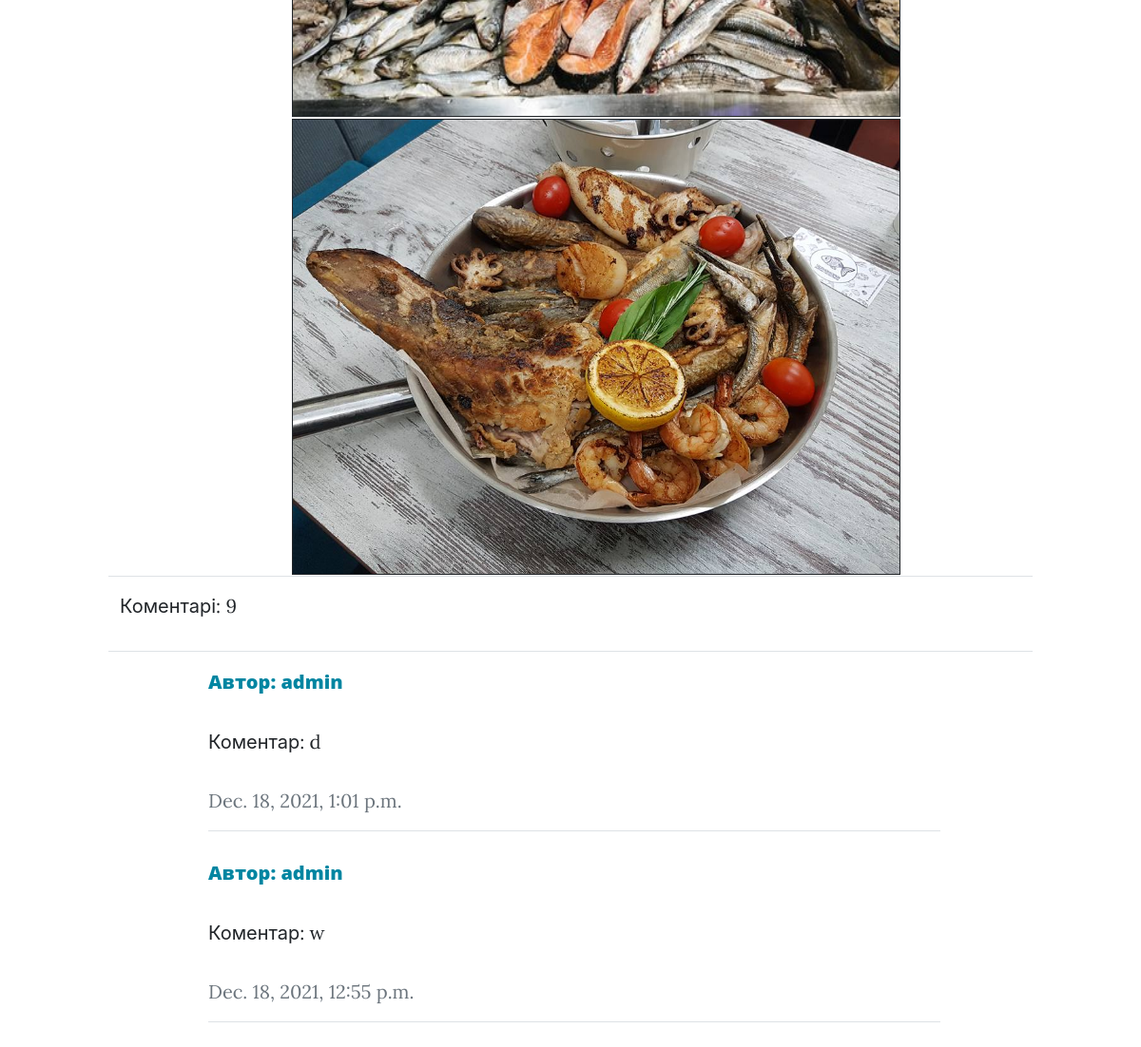
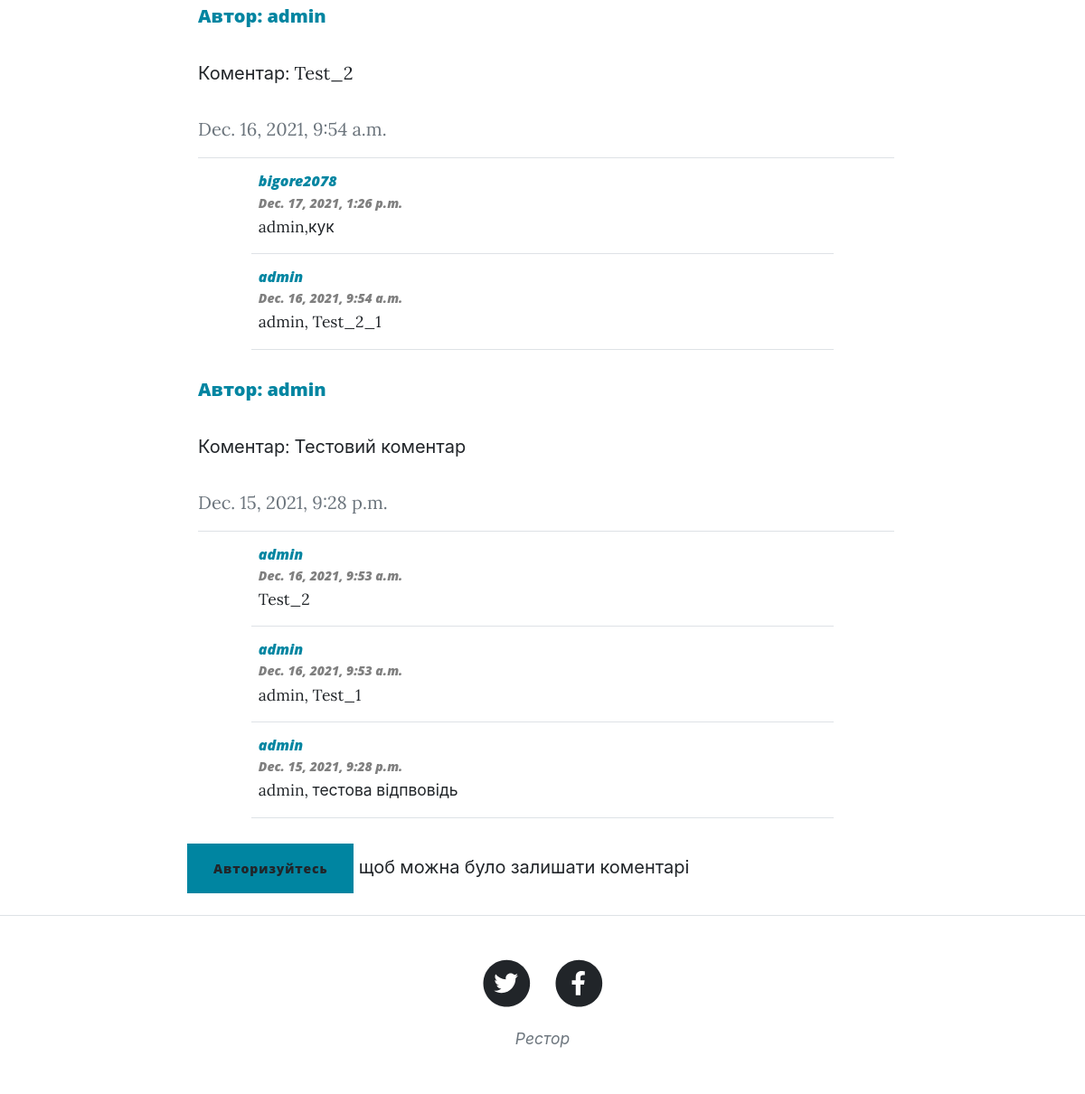
/post/10 (lower part), run on an earlier commit of the app's database (2 pictures, top to bottom).
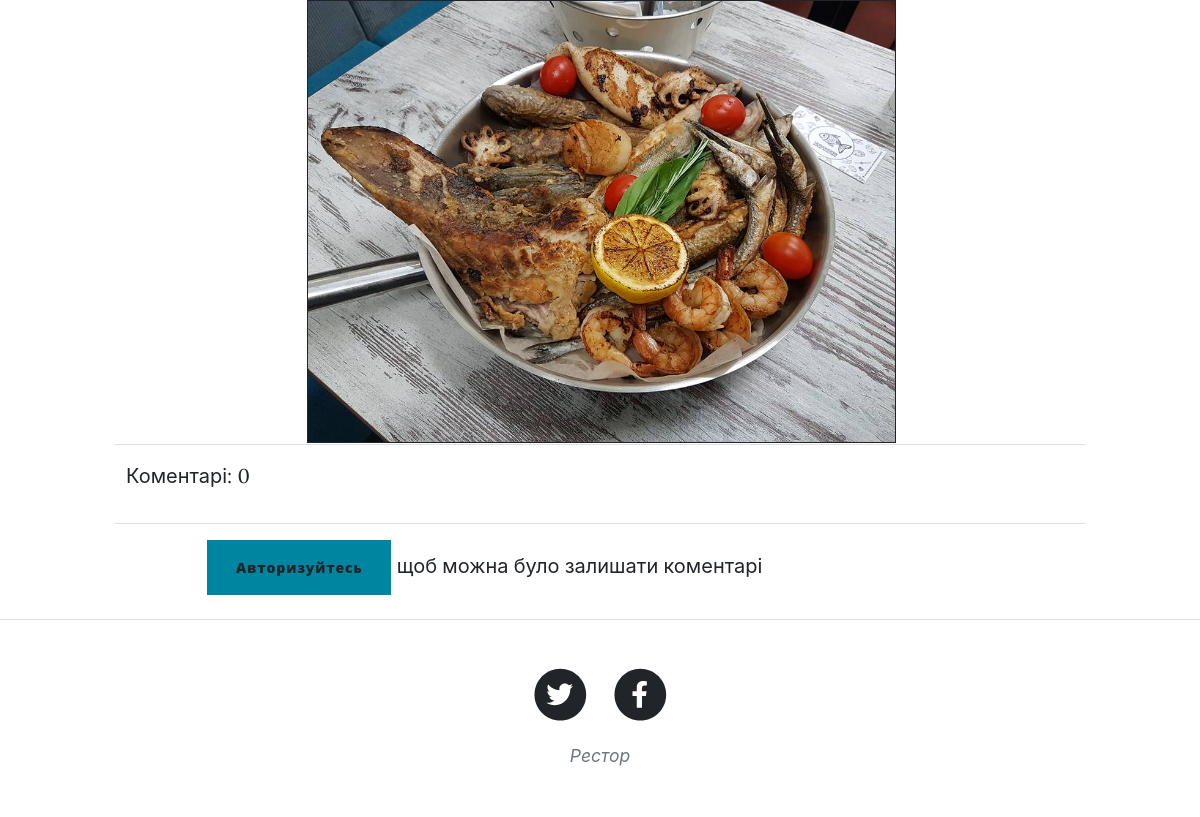
And on a later commit of the database.
### main_app/models.py (models this page shows, shortened)
class Post(models.Model):
    categories = models.ForeignKey('Category', verbose_name='Категорія', on_delete=models.SET_NULL, null=True)
    title = models.CharField('Назва', max_length=250)
    anons = models.CharField("Анонс", max_length=250)
    full_text = RichTextUploadingField("Стаття")
    date = models.DateTimeField('дата опублікування')
    def get_review(self):
        return self.comment_post.filter(parent__isnull=True)

class Comment(models.Model):
    post = models.ForeignKey(Post, related_name='comment_post', on_delete=models.CASCADE, blank=True, null=True)
    user = models.ForeignKey(User, on_delete=models.CASCADE, verbose_name="Автор коментаря", blank=True, null=True)
    create_data = models.DateTimeField(auto_now=True)
    body = models.TextField(verbose_name='Текст коментаря', max_length=450)
    status = models.BooleanField(verbose_name="Статус коментаря", default=False)
    parent = models.ForeignKey('self', null=True, blank=True, on_delete=models.CASCADE)
    def get_children(self):
        return Comment.objects.filter(parent=self)
    class Meta:
        ordering = ['-create_data']

### main_app/views.py (the view, shortened to what this page needs)
# urls.py: path('post/<int:pk>', NewsDetailView.as_view(), name='news-detail'),
class NewsDetailView(FormMixin, DetailView):
    model = Post
    template_name = 'detail_post.html'
    context_object_name = 'detail_post'
    form_class = CommentForm

### main_app/templates/detail_post.html (shortened to what this page needs)
{% extends 'base.html' %}
{% block content %}
<article class="mb-4">
    <div class="container px-4 px-lg-5">
        <div class="row gx-4 gx-lg-5 justify-content-center">
            <div class="col-md-10 col-lg-8 col-xl-7">
                <p>{{detail_post.full_text|safe}}</p>
            </div>
        </div>
        <div class="container px-4 px-lg-5">
            <div class="row d-flex justify-content-center">
                <hr>
        <p>Коментарі: {{detail_post.comment_post.all.count}}</p>
        <hr>
                {% for item in detail_post.get_review %}
                <div class="col-md-10">
                    <div class="card p-1 mb-2">
                        <div class="d-flex flex-column ms-2">
                            <h5 class="mb-1 text-primary">Автор: {{ item.user }}</h5>
                            <p class="fst-normal">Коментар: {{ item.body }}</p>
                            <div class="d-flex justify-content-between">
                                <div class="d-flex flex-row"> <span class="text-muted fw-normal fs-10">{{ item.create_data}}</span></div>
                            </div>
                            <hr>
                        </div>
                        {% for replay in item.get_children %}
                        <div class="row d-flex justify-content-sm-around">
                            <div class="col-md-10">
                                <div class="d-flex flex-column ms-2">
                                    <h6 class="mb-1 text-primary fst-italic">{{ replay.user }}</h6>
                                    <h6 class="mb-1 text-secondary text-black-50"><i> <small>{{ replay.create_data}}</small></i></h6>
                                    <small class="fst-normal">{{ replay.body }}</small>
                                </div>
                                <hr>
                            </div>
                        </div>
                    {% endfor %}
                    </div>
                </div>
            {% endfor %}
        </div>
    </div>
    <div class="container px-4 px-lg-5">
        <div class="row d-flex justify-content-center">
            <div class="col-md-10">
            {% if request.user.is_authenticated %}
                    <p>Додати коментар</p>
                    <form action="{% url 'add_review' detail_post.id %}" id="add_form" method="post">
                        {% csrf_token %}
                        <input type="hidden" maxlength="4" name="parent" id="contactparent" value="">
                        <textarea class="form-control border" rows="5" maxlength="450" minlength="20" class="col-md-10" name="body" id="contactcomment" required=""></textarea>
                    </form>
                    <p><button form="add_form" type="submit" class="btn btn-primary">Додати</button></p>
            {% else %}
                <button form="{{forms}}" type="submit" class="btn btn-primary">
                    <a href="{% url 'login' %}">Авторизуйтесь</a>
                </button>
                щоб можна було залишати коментарі
            {% endif %}
            </div>
        </div>
    </div>
</article>
{% endblock %}

### main_app/templates/base.html (shortened to what this page needs)
{% load static %}
<!DOCTYPE html>
<html lang="en">
<head>
    <link href="{% static 'css\styles.css' %}" rel="stylesheet" type="text/css"/>
</head>
<body>
{% block content %}{% endblock %}
<footer class="border-top">
    <div class="container px-4 px-lg-5">
        <div class="row gx-4 gx-lg-5 justify-content-center">
            <div class="col-md-10 col-lg-8 col-xl-7">
                <ul class="list-inline text-center">
                    <li class="list-inline-item">
                        <a href="#!">
                                    <span class="fa-stack fa-lg">
                                        <i class="fas fa-circle fa-stack-2x"></i>
                                        <i class="fab fa-twitter fa-stack-1x fa-inverse"></i>
                                    </span>
                        </a>
                    </li>
                    <li class="list-inline-item">
                        <a href="#!">
                                    <span class="fa-stack fa-lg">
                                        <i class="fas fa-circle fa-stack-2x"></i>
                                        <i class="fab fa-facebook-f fa-stack-1x fa-inverse"></i>
                                    </span>
                        </a>
                    </li>
                </ul>
                <div class="small text-center text-muted fst-italic">Рестор</div>
            </div>
        </div>
    </div>
</footer>
</body>
</html>

What changed in the data, as far as the page shows it:
removed Comment: user "admin", body "d", create_data "Dec. 18, 2021, 1:01 p.m."
removed Comment: user "admin", body "w", create_data "Dec. 18, 2021, 12:55 p.m."
removed Comment: user "admin", body "Test_2", create_data "Dec. 16, 2021, 9:54 a.m."
removed Comment: user "bigore2078", create_data "Dec. 17, 2021, 1:26 p.m.", body "admin,кук", shown under "admin"
removed Comment: user "admin", create_data "Dec. 16, 2021, 9:54 a.m.", body "admin, Test_2_1"
removed Comment: user "admin", body "Тестовий коментар", create_data "Dec. 15, 2021, 9:28 p.m."
removed Comment: user "admin", create_data "Dec. 16, 2021, 9:53 a.m.", body "Test_2"
removed Comment: user "admin", create_data "Dec. 16, 2021, 9:53 a.m.", body "admin, Test_1"
removed Comment: user "admin", create_data "Dec. 15, 2021, 9:28 p.m.", body "admin, тестова відпвовідь"
changed Post: full_text: a different picture; comment_post.all.count "9" → "0"
